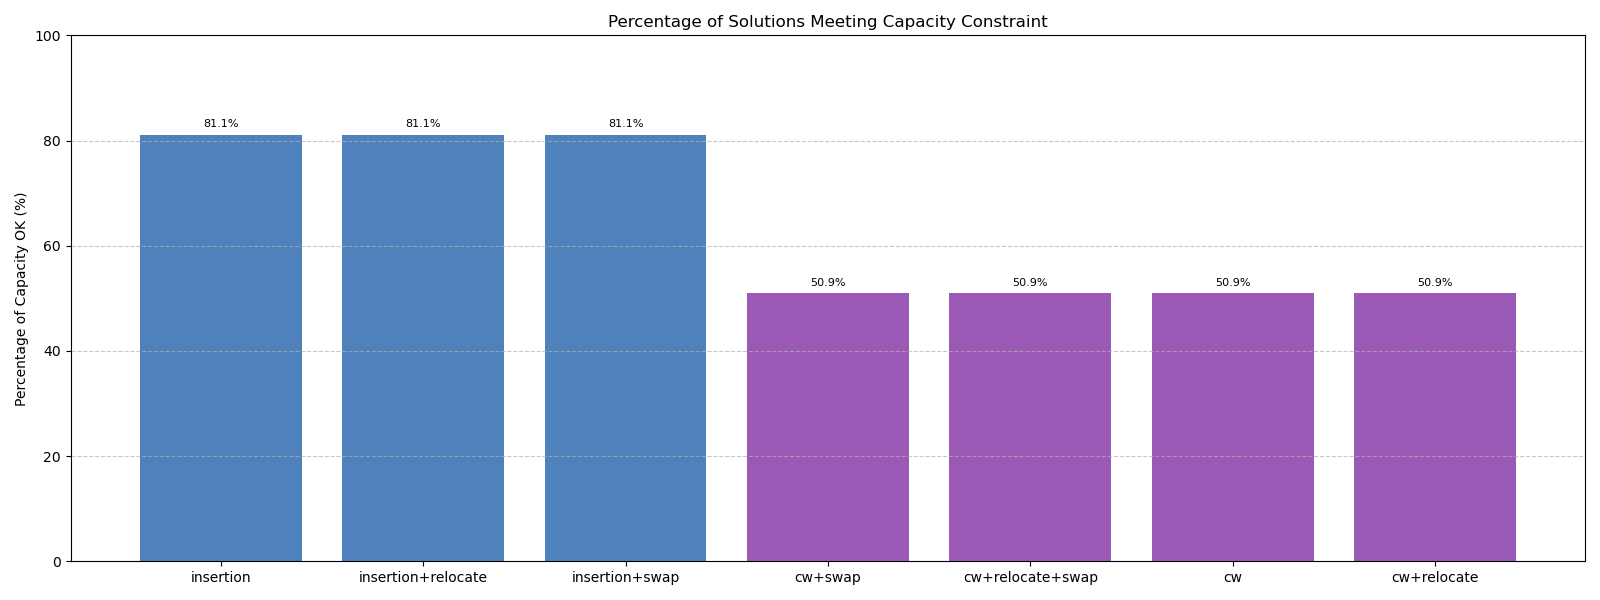

Source code (Python):
import os
import pandas as pd
import matplotlib.pyplot as plt

# Path to CSVs
directory = "script_runners"

# Get all CSV files
csv_files = [f for f in os.listdir(directory) if f.endswith(".csv")]

results = {}

for filename in csv_files:
    filepath = os.path.join(directory, filename)
    df = pd.read_csv(filepath)

    if "capacity_ok" not in df.columns:
        print(f"Skipping {filename}, 'capacity_ok' column not found.")
        continue

    # Normalize 'capacity_ok' to boolean
    df['capacity_ok'] = df['capacity_ok'].astype(str).str.strip().str.lower() == "true"

    total = len(df)
    valid = df['capacity_ok'].sum()
    percentage = (valid / total) * 100 if total > 0 else 0

    results[filename.replace(".csv", "")] = percentage

# Separate and order results
insertion_results = {k.replace("insertion", "insertion"): v for k, v in results.items() if k.startswith("insertion")}
cw_results = {k.replace("clarke_wright", "cw"): v for k, v in results.items() if k.startswith("clarke_wright")}

# Combine
ordered_labels = list(insertion_results.keys()) + list(cw_results.keys())
ordered_percentages = list(insertion_results.values()) + list(cw_results.values())

# Darker colors
insertion_color = '#4F81BD'
cw_color = '#9B59B6'
colors = [insertion_color] * len(insertion_results) + [cw_color] * len(cw_results)

# Plotting
plt.figure(figsize=(16, 6))  # Wider to avoid overlap
bars = plt.bar(ordered_labels, ordered_percentages, color=colors)

plt.ylabel("Percentage of Capacity OK (%)")
plt.title("Percentage of Solutions Meeting Capacity Constraint")
plt.xticks(rotation=0, ha="center", fontsize=10)  # Keep labels horizontal
plt.ylim(0, 100)
plt.tight_layout()
plt.grid(axis='y', linestyle='--', alpha=0.7)

# Optional: add labels above bars
for bar in bars:
    height = bar.get_height()
    plt.text(bar.get_x() + bar.get_width() / 2, height + 1, f'{height:.1f}%', ha='center', va='bottom', fontsize=8)

# Save
output_path = os.path.join(directory, "percentagefactible.png")
plt.savefig(output_path)
print(f"Chart saved as {output_path}")
